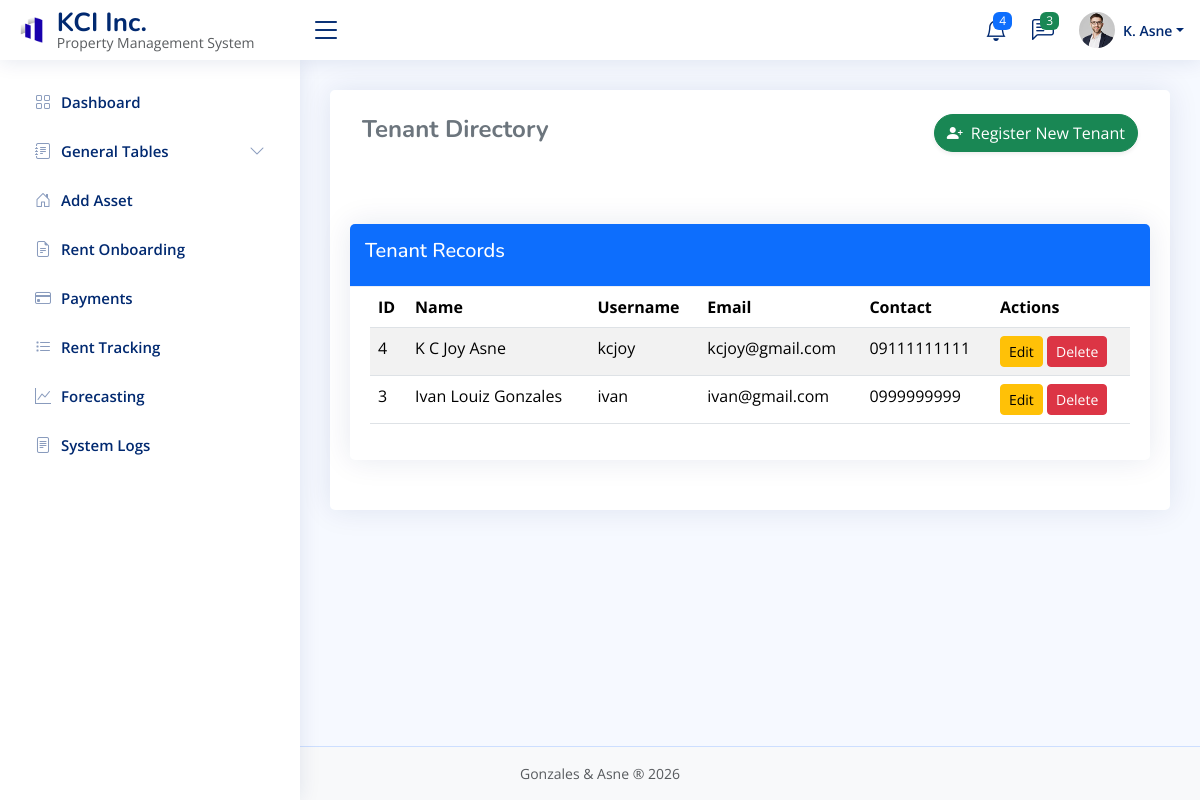
Page /admin.php?page=tenants on the earlier database version.
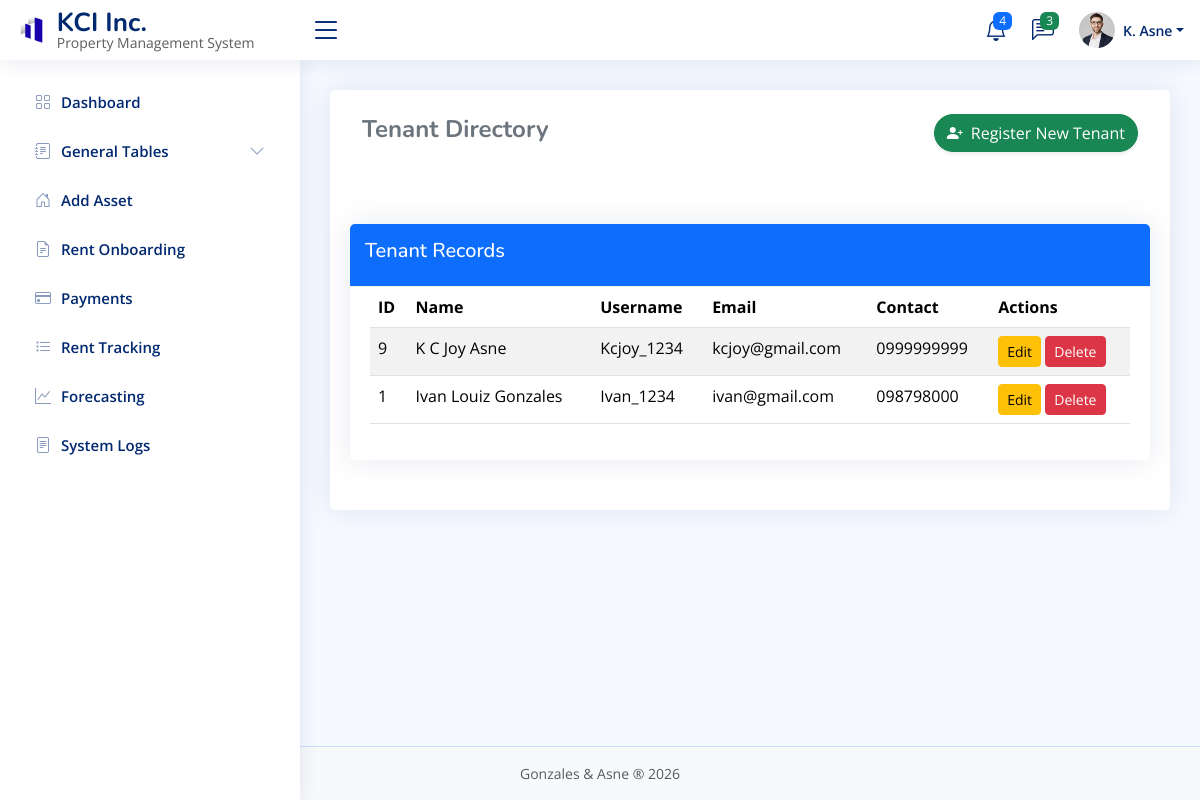
Same page on the later database version.
### tables this page shows
CREATE TABLE `tenant` (
  `tenant_id` int(11) NOT NULL,
  `firstname` varchar(50) DEFAULT NULL,
  `lastname` varchar(50) DEFAULT NULL,
  `middlename` varchar(50) DEFAULT NULL,
  `username` varchar(50) DEFAULT NULL,
  `password` varchar(255) DEFAULT NULL,
  `email` varchar(100) NOT NULL,
  `contact_no` varchar(20) DEFAULT NULL
);

### admin_modules/tbl_tenants.php (the view, shortened to what this page needs)
<?php
require_once "conn.php";
$result=$conn->query("SELECT * FROM tenant ORDER BY tenant_id DESC");
?>
<div class="container-fluid py-4">
  <div class="d-flex justify-content-between align-items-center mb-4">
    <h4 class="fw-bold text-secondary">Tenant Directory</h4>
    <div>
      <button class="btn btn-success shadow-sm rounded-pill" data-bs-toggle="modal" data-bs-target="#regTenantModal">
        <i class="bi bi-person-plus-fill me-1"></i> Register New Tenant
      </button>
    </div>
  </div>
</div>
<div class="card mt-4">
  <div class="card-header bg-primary text-white d-flex justify-content-between">
    <h5>Tenant Records</h5>
  </div>
  <div class="card-body table-responsive">
    <table class="table table-striped">
      <thead><tr><th>ID</th><th>Name</th><th>Username</th><th>Email</th><th>Contact</th><th>Actions</th></tr></thead>
      <tbody>
        <?php while($r=$result->fetch_assoc()): ?>
        <tr>
          <td><?= $r['tenant_id'] ?></td>
          <td><?= $r['firstname']." ".$r['lastname'] ?></td>
          <td><?= $r['username'] ?></td>
          <td><?= $r['email'] ?></td>
          <td><?= $r['contact_no'] ?></td>
          <td>
            <button class="btn btn-warning btn-sm" data-bs-toggle="modal" data-bs-target="#editModal<?= $r['tenant_id'] ?>">Edit</button>
            <form method="POST" style="display:inline">
              <button type="submit" class="btn btn-danger btn-sm">Delete</button>
            </form>
          </td>
        </tr>
        <?php endwhile; ?>
      </tbody>
    </table>
  </div>
</div>

### admin.php (shortened to what this page needs)
<!DOCTYPE html>
<html lang="en">
<head>
  <link href="assets/vendor/bootstrap/css/bootstrap.min.css" rel="stylesheet">
  <link href="assets/vendor/bootstrap-icons/bootstrap-icons.css" rel="stylesheet">
  <link href="assets/vendor/boxicons/css/boxicons.min.css" rel="stylesheet">
  <link href="assets/vendor/quill/quill.snow.css" rel="stylesheet">
  <link href="assets/vendor/quill/quill.bubble.css" rel="stylesheet">
  <link href="assets/vendor/remixicon/remixicon.css" rel="stylesheet">
  <link href="assets/vendor/simple-datatables/style.css" rel="stylesheet">
  <link href="assets/css/style.css" rel="stylesheet">
</head>
<body>
  <header id="header" class="header fixed-top d-flex align-items-center">
    <div class="d-flex align-items-center justify-content-between">
      <a href="admin.php?page=dashboard" class="logo d-flex align-items-center">
        <img src="assets/img/logo3.png" alt="">
        <div class="ms-2">
          <span class="d-none d-lg-block fw-bold">KCI Inc.</span>
          <small class="d-none d-lg-block text-muted">
            Property Management System
          </small>
        </div>
      </a>
      <i class="bi bi-list toggle-sidebar-btn"></i>
    </div>
    <nav class="header-nav ms-auto">
      <ul class="d-flex align-items-center">
        <li class="nav-item dropdown">
          <a class="nav-link nav-icon" href="#" data-bs-toggle="dropdown">
            <i class="bi bi-bell"></i>
            <span class="badge bg-primary badge-number">4</span>
          </a>
        </li>
        <li class="nav-item dropdown">
          <a class="nav-link nav-icon" href="#" data-bs-toggle="dropdown">
            <i class="bi bi-chat-left-text"></i>
            <span class="badge bg-success badge-number">3</span>
          </a>
        </li>
        <li class="nav-item dropdown pe-3">
          <a class="nav-link nav-profile d-flex align-items-center pe-0" href="#" data-bs-toggle="dropdown">
            <img src="assets/img/profile-img.jpg" alt="Profile" class="rounded-circle">
            <span class="d-none d-md-block dropdown-toggle ps-2">K. Asne</span>
          </a>
  </header>
  <aside id="sidebar" class="sidebar">
    <ul class="sidebar-nav" id="sidebar-nav">
      <li class="nav-item">
        <a class="nav-link collapsed" href="admin.php?page=dashboard">
          <i class="bi bi-grid"></i>
          <span>Dashboard</span>
        </a>
      </li>
      <li class="nav-item">
        <a class="nav-link collapsed" data-bs-target="#forms-nav" data-bs-toggle="collapse" href="#">
          <i class="bi bi-journal-text"></i><span>General Tables</span><i class="bi bi-chevron-down ms-auto"></i>
        </a>
      </li>
      <li class="nav-item">
        <a class="nav-link collapsed" href="admin.php?page=add_asset">
          <i class="bi bi-house-door"></i>
          <span>Add Asset</span>
        </a>
      </li>
      <li class="nav-item">
        <a class="nav-link collapsed" href="admin.php?page=rent_onboarding">
          <i class="bi bi-file-earmark-text"></i>
          <span>Rent Onboarding</span>
        </a>
      </li>
      <li class="nav-item">
        <a class="nav-link collapsed" href="admin.php?page=payments">
          <i class="bi bi-credit-card"></i>
          <span>Payments</span>
        </a>
      </li>
      <li class="nav-item">
        <a class="nav-link collapsed" href="admin.php?page=rent_tracking">
          <i class="bi bi-list-task"></i>
          <span>Rent Tracking</span>
        </a>
      </li>
      <li class="nav-item">
        <a class="nav-link collapsed" href="admin.php?page=forecasting">
          <i class="bi bi-graph-up"></i>
          <span>Forecasting</span>
        </a>
      </li>
     <li class="nav-item">
        <a class="nav-link collapsed" href="admin.php?page=system_logs">
          <i class="bi bi-file-text"></i>
          <span>System Logs</span>
        </a>
      </li>
    </ul>
  </aside>
  <main id="main" class="main">
    <section class="section">
      <div class="row">
        <div class="col-lg-12">
          <div class="card">
            <div class="card-body">
              <?php
              $page = isset($_GET['page']) && $_GET['page'] !== '' ? $_GET['page'] : 'dashboard';
              switch ($page) {
                case "tenants":
                  include "admin_modules/tbl_tenants.php";
                  break;
              }
              ?>
            </div>
          </div>
        </div>
      </div>
    </section>
  </main>
  <footer class="footer py-3 bg-light">
    <div class="container d-flex justify-content-center">
      <span class="text-muted">Gonzales &amp; Asne &reg; 2026</span>
    </div>
  </footer>
</body>
</html>

### assets/css/style.css (style rules this page uses)
:root { scroll-behavior: smooth; }
body { font-family: "Open Sans", sans-serif; background: #f6f9ff; color: #444444; }
html, body { height: 100%; }
body { display: flex; flex-direction: column; min-height: 100vh; }
#main { flex: 1 0 auto; }
a { color: #4154f1; text-decoration: none; }
h1, h2, h3, h4, h5, h6 { font-family: "Nunito", sans-serif; }
#main { margin-top: 60px; padding: 20px 30px; transition: all 0.3s; }
.card { margin-bottom: 30px; border: none; border-radius: 5px; box-shadow: 0px 0 30px rgba(1, 41, 112, 0.1); }
.card-header, .card-footer { border-color: #ebeef4; background-color: #fff; color: #798eb3; padding: 15px; }
.card-body { padding: 0 20px 20px 20px; }
.logo { line-height: 1; }
@media (min-width: 1200px) { .logo { width: 280px; } }
.logo img { max-height: 26px; margin-right: 6px; }
.logo span { font-size: 26px; font-weight: 700; color: #012970; font-family: "Nunito", sans-serif; }
.header { transition: all 0.5s; z-index: 997; height: 60px; box-shadow: 0px 2px 20px rgba(1, 41, 112, 0.1); background-color: #fff; padding-left: 20px; }
.header .toggle-sidebar-btn { font-size: 32px; padding-left: 10px; cursor: pointer; color: #012970; }
.header-nav ul { list-style: none; }
.header-nav>ul { margin: 0; padding: 0; }
.header-nav .nav-icon { font-size: 22px; color: #012970; margin-right: 25px; position: relative; }
.header-nav .nav-profile { color: #012970; }
.header-nav .nav-profile img { max-height: 36px; }
.header-nav .nav-profile span { font-size: 14px; font-weight: 600; }
.header-nav .badge-number { position: absolute; inset: -2px -5px auto auto; font-weight: normal; font-size: 12px; padding: 3px 6px; }
.sidebar { position: fixed; top: 60px; left: 0; bottom: 0; width: 300px; z-index: 996; transition: all 0.3s; padding: 20px; overflow-y: auto; scrollbar-width: thin; scrollbar-color: #aab7cf transparent; box-shadow: 0px 0px 20px rgba(1, 41, 112, 0.1); background-color: #fff; }
@media (min-width: 1200px) { #main, #footer { margin-left: 300px; } }
.sidebar-nav { padding: 0; margin: 0; list-style: none; }
.sidebar-nav li { padding: 0; margin: 0; list-style: none; }
.sidebar-nav .nav-item { margin-bottom: 5px; }
.sidebar-nav .nav-link { display: flex; align-items: center; font-size: 15px; font-weight: 600; color: #4154f1; transition: 0.3; background: #f6f9ff; padding: 10px 15px; border-radius: 4px; }
.sidebar-nav .nav-link i { font-size: 16px; margin-right: 10px; color: #4154f1; }
.sidebar-nav .nav-link.collapsed { color: #012970; background: #fff; }
.sidebar-nav .nav-link.collapsed i { color: #899bbd; }
.sidebar-nav .nav-link .bi-chevron-down { margin-right: 0; transition: transform 0.2s ease-in-out; }
.footer { padding: 20px 0; font-size: 14px; transition: all 0.3s; border-top: 1px solid #cddfff; }

Differences in the rows shown:
removed tenant: tenant_id "4", firstname "K C Joy", lastname "Asne", username "kcjoy", email "kcjoy@gmail.com", contact_no "09111111111"
removed tenant: tenant_id "3", firstname "Ivan Louiz", lastname "Gonzales", username "ivan", email "ivan@gmail.com", contact_no "0999999999"
added tenant: tenant_id "9", firstname "K C Joy", lastname "Asne", username "Kcjoy_1234", email "kcjoy@gmail.com", contact_no "0999999999"
added tenant: tenant_id "1", firstname "Ivan Louiz", lastname "Gonzales", username "Ivan_1234", email "ivan@gmail.com", contact_no "098798000"
